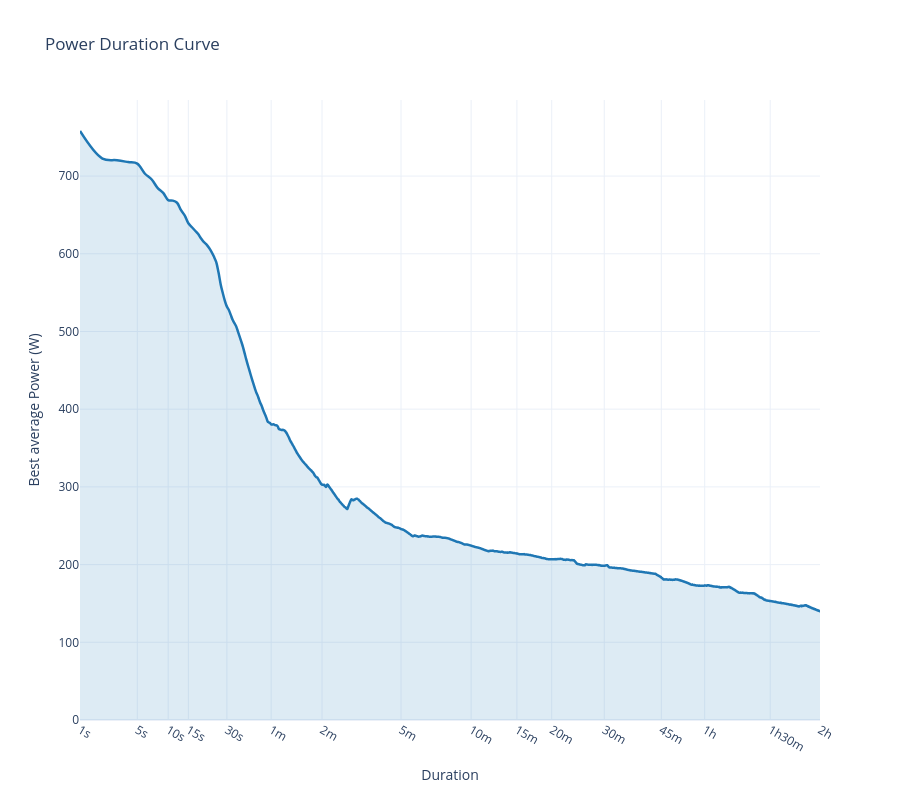

Notebook cell for this chart:
### Code cell
fig = plot_duration_curve(df, metric="power", max_duration=60*60*2, x_axis_exponent = 0.2)
fig.show()

### Figure 1 — Plotly figure (JSON) as saved in the notebook; plotly's stock layout.template omitted (floating-point values rounded to 4 significant figures; data arrays with more than 128 entries replaced by an {"elided": "..."} marker saying what was removed)
{"data": [{"customdata": {"elided": "7200 str values"}, "fill": "tozeroy", "fillcolor": "rgba(31, 119, 180, 0.15)", "hovertemplate": "Duration: %{customdata}<br>Best Power: %{y:.1f}<extra></extra>", "line": {"color": "#1f77b4", "shape": "spline", "width": 2.5}, "mode": "lines", "type": "scatter", "x": {"elided": "7200 float values"}, "y": {"elided": "7200 float values"}}], "layout": {"height": 800, "hovermode": "x unified", "title": {"text": "Power Duration Curve"}, "xaxis": {"tickmode": "array", "ticktext": ["1s", "5s", "10s", "15s", "30s", "1m", "2m", "5m", "10m", "15m", "20m", "30m", "45m", "1h", "1h30m", "2h"], "tickvals": [1, 1.38, 1.585, 1.719, 1.974, 2.268, 2.605, 3.129, 3.594, 3.898, 4.129, 4.478, 4.856, 5.144, 5.578, 5.908], "title": {"text": "Duration"}, "type": "linear"}, "yaxis": {"rangemode": "tozero", "title": {"text": "Best average Power (W)"}}}}
